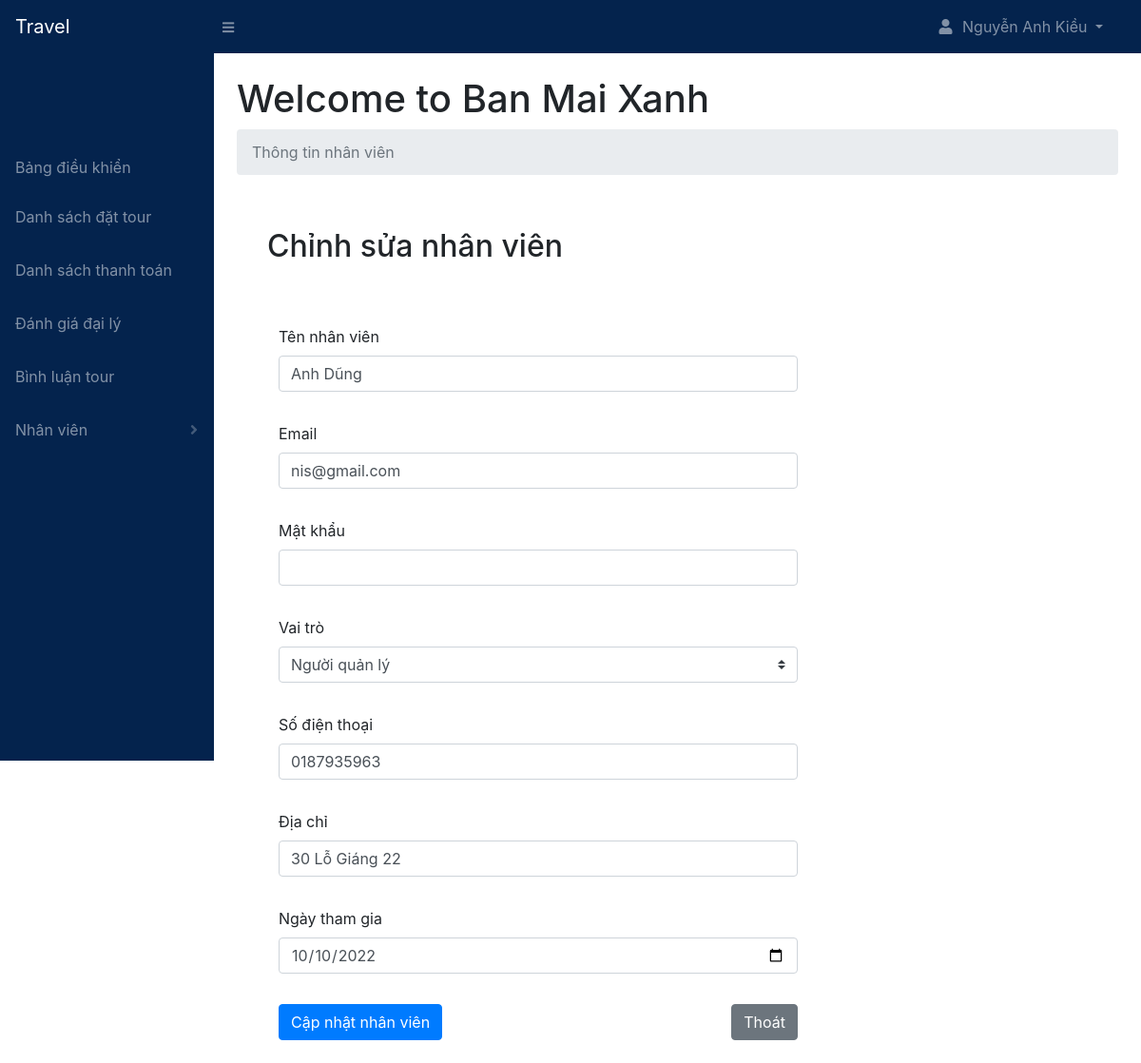
Screenshot of /agency/employees.php?page=edit_employee&edit=2 (signed in) with the database file from the repository.
### tables this page shows
CREATE TABLE `agency_employees` (
  `employee_id` int(11) NOT NULL,
  `agency_id` int(11) NOT NULL,
  `employee_name` varchar(255) NOT NULL,
  `employee_email` varchar(255) NOT NULL,
  `employee_password` varchar(255) NOT NULL,
  `employee_contact` varchar(255) NOT NULL,
  `employee_address` varchar(255) NOT NULL,
  `role` varchar(255) NOT NULL,
  `date` date NOT NULL
);

### agency/includes/edit_employee.php (the view, shortened to what this page needs)
<br>
<div class="container">
    <h2 class="p-2 pb-5">Chỉnh sửa nhân viên</h2>
    <?php
        if(isset($_GET['edit'])){
            $employee_id = $_GET['edit'];
            $stmt = $pdo->prepare('SELECT * FROM agency_employees WHERE employee_id = :employee_id');
            $stmt->execute([':employee_id' => $employee_id]);
            $employee = $stmt->fetch(PDO::FETCH_ASSOC);
        }
    ?>
    <form action="" method="post" class="col-md-8">
        <div class="form-group p-2">
            <label for="employee_name">Tên nhân viên</label>
            <input type="text" class="form-control" id="" value="<?php echo $employee['employee_name']; ?>" name="employee_name">
        </div>
        <div class="form-group p-2">
            <label for="employee_email">Email</label>
            <input type="email" class="form-control" id="" value="<?php echo $employee['employee_email']; ?>" name="employee_email">
        </div>
        <div class="form-group p-2">
            <label for="agency_password">Mật khẩu</label>
            <input type="password" class="form-control" id="" name="employee_password">
        </div>
        <div class="form-group p-2">
            <label for="agency_role">Vai trò</label><br>
            <select name="agency_role" id="" class="custom-select">
                <option value="<?php echo $employee['role'] ?>"><?php echo $employee['role'] ?></option>
            </select>
        </div>
        <div class="form-group p-2">
            <label for="agency_contact">Số điện thoại</label>
            <input type="text" class="form-control" id="" value="<?php echo $employee['employee_contact'] ?>" name="employee_contact">
        </div>
        <div class="form-group p-2">
            <label for="agency_address">Địa chỉ</label>
            <input type="text" class="form-control" id="" value="<?php echo $employee['employee_address'] ?>" name="employee_address">
        </div>
        <div class="form-group p-2">
            <label for="date">Ngày tham gia</label>
            <input type="date" class="form-control" id="" value="<?php echo $employee['date']; ?>" name="date">
        </div>
        <div class="form-group p-2">
            <input type="submit" value="Cập nhật nhân viên" name="update_employee" class="btn btn-primary">
            <a href="employees.php" type="button" class="btn btn-secondary float-right">Thoát</a>
        </div>
    </form>
</div>

### rows the page displays
agency_employees: employee_name "Anh Dũng", employee_email "nis@gmail.com", agency_role "Người quản lý", employee_contact "0187935963", employee_address "30 Lỗ Giáng 22", date "10/10/2022"

### other values shown
$_SESSION['owner_name'] "Nguyễn Anh Kiều"
$_SESSION['agency_name'] "Ban Mai Xanh"
